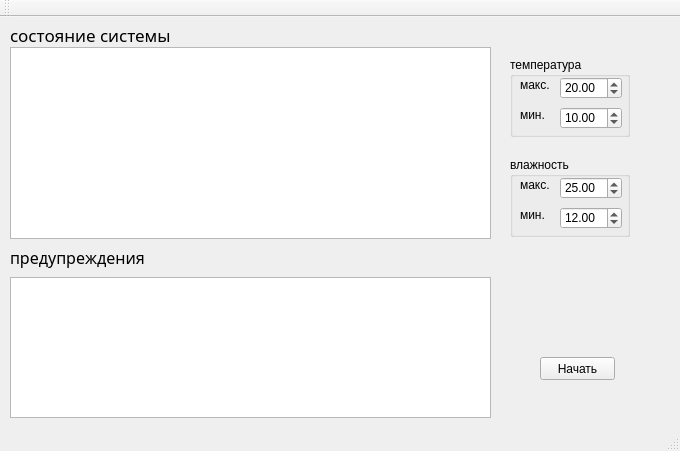
<?xml version="1.0" encoding="UTF-8"?>
<ui version="4.0">
 <class>asy</class>
 <widget class="QMainWindow" name="asy">
  <property name="geometry">
   <rect>
    <x>0</x>
    <y>0</y>
    <width>680</width>
    <height>451</height>
   </rect>
  </property>
  <property name="windowTitle">
   <string>asy</string>
  </property>
  <widget class="QWidget" name="centralWidget">
   <widget class="QGroupBox" name="groupBox">
    <property name="geometry">
     <rect>
      <x>510</x>
      <y>40</y>
      <width>120</width>
      <height>80</height>
     </rect>
    </property>
    <property name="title">
     <string>температура</string>
    </property>
    <widget class="QDoubleSpinBox" name="doubleSpinBox">
     <property name="geometry">
      <rect>
       <x>50</x>
       <y>20</y>
       <width>62</width>
       <height>22</height>
      </rect>
     </property>
     <property name="minimum">
      <double>15.000000000000000</double>
     </property>
     <property name="maximum">
      <double>30.000000000000000</double>
     </property>
     <property name="value">
      <double>20.000000000000000</double>
     </property>
    </widget>
    <widget class="QDoubleSpinBox" name="doubleSpinBox_2">
     <property name="geometry">
      <rect>
       <x>50</x>
       <y>50</y>
       <width>62</width>
       <height>22</height>
      </rect>
     </property>
     <property name="minimum">
      <double>4.000000000000000</double>
     </property>
     <property name="maximum">
      <double>15.000000000000000</double>
     </property>
     <property name="value">
      <double>10.000000000000000</double>
     </property>
    </widget>
    <widget class="QLabel" name="label">
     <property name="geometry">
      <rect>
       <x>10</x>
       <y>20</y>
       <width>31</width>
       <height>16</height>
      </rect>
     </property>
     <property name="text">
      <string>макс.</string>
     </property>
    </widget>
    <widget class="QLabel" name="label_2">
     <property name="geometry">
      <rect>
       <x>10</x>
       <y>50</y>
       <width>31</width>
       <height>16</height>
      </rect>
     </property>
     <property name="text">
      <string>мин.</string>
     </property>
    </widget>
   </widget>
   <widget class="QGroupBox" name="groupBox_2">
    <property name="geometry">
     <rect>
      <x>510</x>
      <y>140</y>
      <width>120</width>
      <height>80</height>
     </rect>
    </property>
    <property name="title">
     <string>влажность</string>
    </property>
    <widget class="QDoubleSpinBox" name="doubleSpinBox_3">
     <property name="geometry">
      <rect>
       <x>50</x>
       <y>20</y>
       <width>62</width>
       <height>22</height>
      </rect>
     </property>
     <property name="minimum">
      <double>12.000000000000000</double>
     </property>
     <property name="maximum">
      <double>30.000000000000000</double>
     </property>
     <property name="value">
      <double>25.000000000000000</double>
     </property>
    </widget>
    <widget class="QDoubleSpinBox" name="doubleSpinBox_4">
     <property name="geometry">
      <rect>
       <x>50</x>
       <y>50</y>
       <width>62</width>
       <height>22</height>
      </rect>
     </property>
     <property name="minimum">
      <double>3.000000000000000</double>
     </property>
     <property name="maximum">
      <double>13.000000000000000</double>
     </property>
     <property name="value">
      <double>12.000000000000000</double>
     </property>
    </widget>
    <widget class="QLabel" name="label_3">
     <property name="geometry">
      <rect>
       <x>10</x>
       <y>20</y>
       <width>31</width>
       <height>16</height>
      </rect>
     </property>
     <property name="text">
      <string>макс.</string>
     </property>
    </widget>
    <widget class="QLabel" name="label_4">
     <property name="geometry">
      <rect>
       <x>10</x>
       <y>50</y>
       <width>31</width>
       <height>16</height>
      </rect>
     </property>
     <property name="text">
      <string>мин.</string>
     </property>
    </widget>
   </widget>
   <widget class="QLabel" name="label_5">
    <property name="geometry">
     <rect>
      <x>10</x>
      <y>10</y>
      <width>171</width>
      <height>16</height>
     </rect>
    </property>
    <property name="font">
     <font>
      <family>Impact</family>
      <pointsize>13</pointsize>
      <weight>50</weight>
      <italic>false</italic>
      <bold>false</bold>
      <underline>false</underline>
      <strikeout>false</strikeout>
      <stylestrategy>PreferDefault</stylestrategy>
      <kerning>true</kerning>
     </font>
    </property>
    <property name="text">
     <string>состояние системы</string>
    </property>
   </widget>
   <widget class="QLabel" name="label_6">
    <property name="geometry">
     <rect>
      <x>10</x>
      <y>230</y>
      <width>151</width>
      <height>21</height>
     </rect>
    </property>
    <property name="font">
     <font>
      <family>Impact</family>
      <pointsize>12</pointsize>
     </font>
    </property>
    <property name="text">
     <string>предупреждения</string>
    </property>
   </widget>
   <widget class="QListWidget" name="listWidget">
    <property name="geometry">
     <rect>
      <x>10</x>
      <y>30</y>
      <width>481</width>
      <height>192</height>
     </rect>
    </property>
   </widget>
   <widget class="QListWidget" name="listWidget_2">
    <property name="geometry">
     <rect>
      <x>10</x>
      <y>260</y>
      <width>481</width>
      <height>141</height>
     </rect>
    </property>
   </widget>
   <widget class="QPushButton" name="pushButton">
    <property name="geometry">
     <rect>
      <x>540</x>
      <y>340</y>
      <width>75</width>
      <height>23</height>
     </rect>
    </property>
    <property name="text">
     <string>Начать</string>
    </property>
   </widget>
  </widget>
  <widget class="QMenuBar" name="menuBar">
   <property name="geometry">
    <rect>
     <x>0</x>
     <y>0</y>
     <width>680</width>
     <height>27</height>
    </rect>
   </property>
  </widget>
  <widget class="QToolBar" name="mainToolBar">
   <attribute name="toolBarArea">
    <enum>TopToolBarArea</enum>
   </attribute>
   <attribute name="toolBarBreak">
    <bool>false</bool>
   </attribute>
  </widget>
  <widget class="QStatusBar" name="statusBar"/>
 </widget>
 <layoutdefault spacing="6" margin="11"/>
 <resources/>
 <connections/>
</ui>
